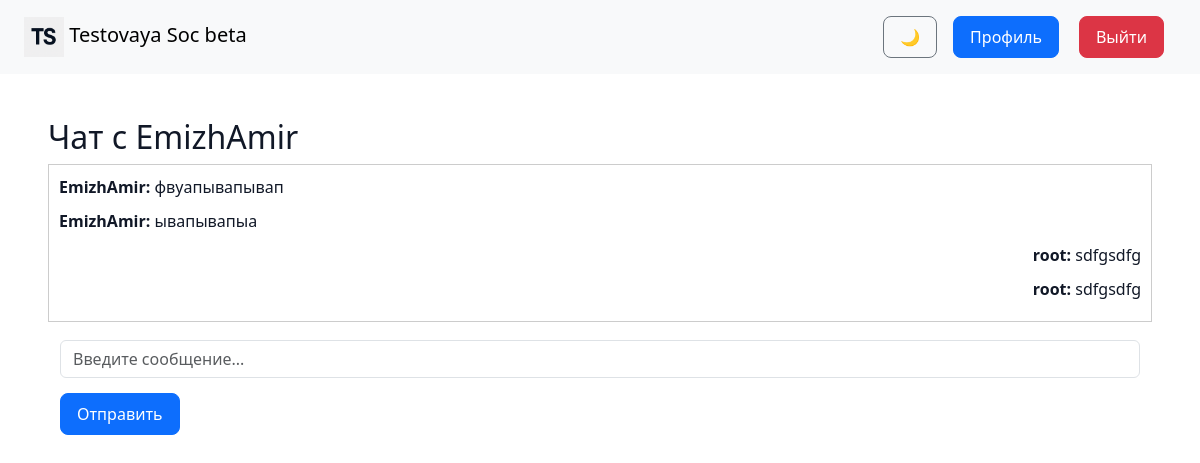
The app's page /chat/EmizhAmir/ (signed in) with its own data.
### social/models.py (models this page shows, shortened)
class User(AbstractUser):
    bio = models.TextField(blank=True, null=True, verbose_name="О себе")
    avatar = models.ImageField(
        upload_to="avatars/",
        blank=True,
        null=True,
        default="avatars/default.png",  # обязательно в media/
        verbose_name="Аватар"
    )

class Message(models.Model):
    sender = models.ForeignKey(User, related_name='sent_messages', on_delete=models.CASCADE)
    receiver = models.ForeignKey(User, related_name='received_messages', on_delete=models.CASCADE)
    content = models.TextField()
    created_at = models.DateTimeField(auto_now_add=True)
    is_read = models.BooleanField(default=False)
    class Meta:
        ordering = ['created_at']

### social/views.py (the view)
# urls.py: path('chat/<str:username>/', views.chat, name='chat'),
@login_required
def chat(request, username):
    other_user = get_object_or_404(User, username=username)
    messages = Message.objects.filter(
        (Q(sender=request.user, receiver=other_user) | Q(sender=other_user, receiver=request.user))
    ).order_by('created_at')
    if request.method == 'POST':
        form = MessageForm(request.POST)
        if form.is_valid():
            message = form.save(commit=False)
            message.sender = request.user
            message.receiver = other_user
            message.save()
            return redirect('chat', username=username)
    else:
        form = MessageForm()
    return render(request, 'social/chat.html', {
        'other_user' : other_user,
        'messages': messages,
        'form': form
    })

### social/forms.py
class MessageForm(forms.ModelForm):
    content = forms.CharField(widget=forms.Textarea(attrs={'rows':2, 'placeholder':'Введите сообщение...'}), label='')
    class Meta:
        model = Message
        fields = ['content']

### social/templates/social/chat.html (shortened to what this page needs)
{% extends "base.html" %}
{% block content %}
<h2>Чат с {{ other_user.username }}</h2>
<div class="chat-box" style="border:1px solid #ccc; padding:10px; max-height:400px; overflow-y:auto;">
  {% for msg in messages %}
    <div style="margin-bottom:10px; {% if msg.sender == request.user %}text-align:right;{% endif %}">
      <strong>{{ msg.sender.username }}:</strong> {{ msg.content }}
    </div>
  {% empty %}
    <p>Нет сообщений.</p>
  {% endfor %}
</div>
<form method="post" style="margin-top:10px;">
  <input type="text" name="content" placeholder="Введите сообщение..." class="form-control" required>
  <button type="submit" class="btn btn-primary" style="margin-top:5px;">Отправить</button>
</form>
{% endblock %}

### social/static/css/main.css (style rules this page uses)
:root { --bg-color: #ffffff; --text-color: #111827; --card-color: #f8f9fa; --muted: #6b7280; --accent: #0d6efd; }
body { background: var(--bg-color); color: var(--text-color); font-family: 'Segoe UI', Tahoma, Geneva, Verdana, sans-serif; transition: background 0.45s, color 0.45s; margin: 0; padding: 0; }
h1, h2, h3, h4, h5, h6, p { transition: color 0.3s; }
button, .btn, .profile-card button, .container.profile-user .btn { border-radius: 8px; padding: 0.5rem 1rem; transition: background 0.3s, color 0.3s; }
form input, form textarea, form select { width: 100%; padding: 0.5rem 0.75rem; border-radius: 6px; border: 1px solid #ced4da; background-color: var(--bg-color); color: var(--text-color); margin-bottom: 10px; }
form input::placeholder, form textarea::placeholder { color: #6b7280; }

### social/static/css/style.css (style rules this page uses)
body { background-color: #f9f9f9; font-family: 'Segoe UI', Tahoma, Geneva, Verdana, sans-serif; }
button, .btn { border-radius: 8px !important; }

### social/static/css/theme.css (style rules this page uses)
:root { --bg-color: #ffffff; --text-color: #111827; --card-color: #f8f9fa; --muted: #6b7280; --accent: #0d6efd; }
body { background: var(--bg-color); color: var(--text-color); transition: background 0.45s cubic-bezier(.2,.8,.2,1), color 0.45s cubic-bezier(.2,.8,.2,1); font-family: 'Segoe UI', Tahoma, Geneva, Verdana, sans-serif; }
h1, h2, h3, h4, h5, h6, p { transition: color 0.3s; }
button, .btn, .profile-card button, .container.profile-user .btn { border-radius: 8px; padding: 0.5rem 1rem; transition: background 0.3s, color 0.3s; }
form, form input, form textarea, form select, form label, form button { transition: background 0.3s, color 0.3s, border 0.3s; border-radius: 6px; padding: 0.5rem 0.75rem; }
form input, form textarea, form select { background-color: var(--bg-color); color: var(--text-color); border: 1px solid #ced4da; width: 100%; }
form input::placeholder, form textarea::placeholder { color: #6b7280; }

### records on screen
User: username "EmizhAmir"
Message: sender.username "EmizhAmir", content "фвуапывапывап"
Message: sender.username "EmizhAmir", content "ывапывапыа"
Message: sender.username "root", content "sdfgsdfg"
Message: sender.username "root", content "sdfgsdfg"
